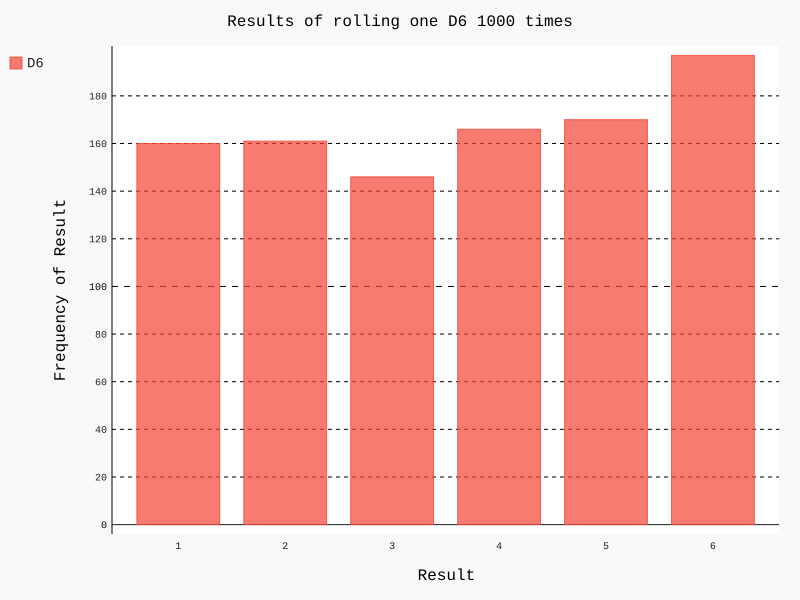

This figure's Python source:
import pygal
from die import Die

# Create a D6
die = Die()

# Make some rolls, and store results in a list
results = []
results = ([die.roll() for roll_num in range(1000)]) # list comprehension

# for roll_num in range(1000):
#     result = die.roll()
#     results.append(result)

# Analyze the results
frequencies = []
frequencies = ([results.count(value) for value in range(1, die.num_sides+1)])

# for value in range(1, die.num_sides+1):
#     frequency = results.count(value)
#     frequencies.append(frequency)

# print(frequencies)

# Visualize the results
hist = pygal.Bar()

hist.title = 'Results of rolling one D6 1000 times'
hist.x_labels = list(range(1, 7))
hist.x_title = 'Result'
hist.y_title = 'Frequency of Result'

hist.add('D6', frequencies)
hist.render_to_file('die_visual.svg')
